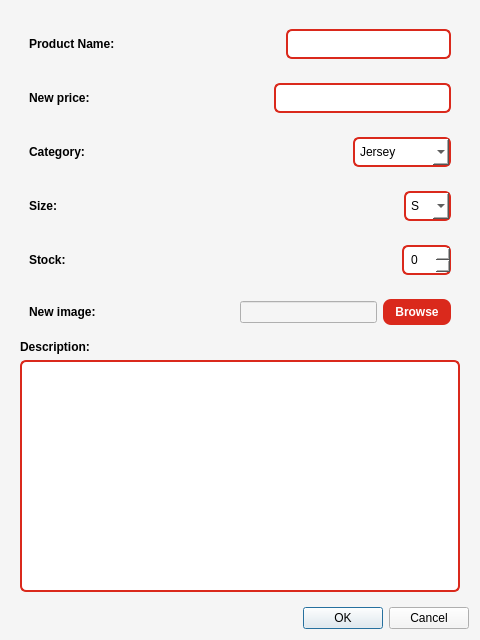
<?xml version="1.0" encoding="UTF-8"?>
<ui version="4.0">
 <class>Dialog</class>
 <widget class="QDialog" name="Dialog">
  <property name="geometry">
   <rect>
    <x>0</x>
    <y>0</y>
    <width>480</width>
    <height>640</height>
   </rect>
  </property>
  <property name="windowTitle">
   <string>Dialog</string>
  </property>
  <property name="styleSheet">
   <string notr="true">background-color: #F5F5F5;</string>
  </property>
  <layout class="QVBoxLayout" name="verticalLayout_2">
   <item>
    <widget class="QWidget" name="widget" native="true">
     <layout class="QVBoxLayout" name="verticalLayout">
      <item>
       <widget class="QWidget" name="widget_2" native="true">
        <layout class="QHBoxLayout" name="horizontalLayout">
         <item>
          <widget class="QLabel" name="label">
           <property name="styleSheet">
            <string notr="true">font: 75 15pt &quot;Bahnschrift Condensed&quot;;
font-weight: bold;</string>
           </property>
           <property name="text">
            <string>Product Name:</string>
           </property>
          </widget>
         </item>
         <item>
          <spacer name="horizontalSpacer">
           <property name="orientation">
            <enum>Qt::Horizontal</enum>
           </property>
           <property name="sizeHint" stdset="0">
            <size>
             <width>40</width>
             <height>20</height>
            </size>
           </property>
          </spacer>
         </item>
         <item>
          <widget class="QLineEdit" name="lineEdit_Title">
           <property name="styleSheet">
            <string notr="true">border: 2px solid #DA291C;
border-radius: 6px;
padding: 5px;
background: white;</string>
           </property>
           <property name="text">
            <string/>
           </property>
          </widget>
         </item>
        </layout>
       </widget>
      </item>
      <item>
       <widget class="QWidget" name="widget_4" native="true">
        <layout class="QHBoxLayout" name="horizontalLayout_3">
         <item>
          <widget class="QLabel" name="label_3">
           <property name="styleSheet">
            <string notr="true">font: 75 15pt &quot;Bahnschrift Condensed&quot;;
font-weight: bold;</string>
           </property>
           <property name="text">
            <string>New price:</string>
           </property>
          </widget>
         </item>
         <item>
          <spacer name="horizontalSpacer_3">
           <property name="orientation">
            <enum>Qt::Horizontal</enum>
           </property>
           <property name="sizeHint" stdset="0">
            <size>
             <width>40</width>
             <height>20</height>
            </size>
           </property>
          </spacer>
         </item>
         <item>
          <widget class="QLineEdit" name="lineEdit_Price">
           <property name="styleSheet">
            <string notr="true">border: 2px solid #DA291C;
border-radius: 6px;
padding: 5px;
background: white;</string>
           </property>
          </widget>
         </item>
        </layout>
       </widget>
      </item>
      <item>
       <widget class="QWidget" name="widget_5" native="true">
        <layout class="QHBoxLayout" name="horizontalLayout_4">
         <item>
          <widget class="QLabel" name="label_4">
           <property name="styleSheet">
            <string notr="true">font: 75 15pt &quot;Bahnschrift Condensed&quot;;
font-weight: bold;</string>
           </property>
           <property name="text">
            <string>Category:</string>
           </property>
          </widget>
         </item>
         <item>
          <spacer name="horizontalSpacer_4">
           <property name="orientation">
            <enum>Qt::Horizontal</enum>
           </property>
           <property name="sizeHint" stdset="0">
            <size>
             <width>40</width>
             <height>20</height>
            </size>
           </property>
          </spacer>
         </item>
         <item>
          <widget class="QComboBox" name="comboBox_Category">
           <property name="styleSheet">
            <string notr="true">border: 2px solid #DA291C;
border-radius: 6px;
padding: 5px;
background: white;</string>
           </property>
           <item>
            <property name="text">
             <string>Jersey</string>
            </property>
           </item>
           <item>
            <property name="text">
             <string>Shoes</string>
            </property>
           </item>
           <item>
            <property name="text">
             <string>Accessories</string>
            </property>
           </item>
          </widget>
         </item>
        </layout>
       </widget>
      </item>
      <item>
       <widget class="QWidget" name="widget_6" native="true">
        <layout class="QHBoxLayout" name="horizontalLayout_5">
         <item>
          <widget class="QLabel" name="label_5">
           <property name="styleSheet">
            <string notr="true">font: 75 15pt &quot;Bahnschrift Condensed&quot;;
font-weight: bold;</string>
           </property>
           <property name="text">
            <string>Size:</string>
           </property>
          </widget>
         </item>
         <item>
          <spacer name="horizontalSpacer_5">
           <property name="orientation">
            <enum>Qt::Horizontal</enum>
           </property>
           <property name="sizeHint" stdset="0">
            <size>
             <width>40</width>
             <height>20</height>
            </size>
           </property>
          </spacer>
         </item>
         <item>
          <widget class="QComboBox" name="comboBox_Size">
           <property name="styleSheet">
            <string notr="true">border: 2px solid #DA291C;
border-radius: 6px;
padding: 5px;
background: white;</string>
           </property>
           <item>
            <property name="text">
             <string>S</string>
            </property>
           </item>
           <item>
            <property name="text">
             <string>M</string>
            </property>
           </item>
           <item>
            <property name="text">
             <string>L</string>
            </property>
           </item>
           <item>
            <property name="text">
             <string>XL</string>
            </property>
           </item>
          </widget>
         </item>
        </layout>
       </widget>
      </item>
      <item>
       <widget class="QWidget" name="widget_7" native="true">
        <layout class="QHBoxLayout" name="horizontalLayout_6">
         <item>
          <widget class="QLabel" name="label_6">
           <property name="styleSheet">
            <string notr="true">font: 75 15pt &quot;Bahnschrift Condensed&quot;;
font-weight: bold;</string>
           </property>
           <property name="text">
            <string>Stock:</string>
           </property>
          </widget>
         </item>
         <item>
          <spacer name="horizontalSpacer_6">
           <property name="orientation">
            <enum>Qt::Horizontal</enum>
           </property>
           <property name="sizeHint" stdset="0">
            <size>
             <width>40</width>
             <height>20</height>
            </size>
           </property>
          </spacer>
         </item>
         <item>
          <widget class="QSpinBox" name="spinBox_stock">
           <property name="styleSheet">
            <string notr="true">border: 2px solid #DA291C;
border-radius: 6px;
padding: 5px;
background: white;</string>
           </property>
          </widget>
         </item>
        </layout>
       </widget>
      </item>
      <item>
       <widget class="QWidget" name="widget_3" native="true">
        <layout class="QHBoxLayout" name="horizontalLayout_2">
         <item>
          <widget class="QLabel" name="label_2">
           <property name="styleSheet">
            <string notr="true">font: 75 15pt &quot;Bahnschrift Condensed&quot;;
font-weight: bold;</string>
           </property>
           <property name="text">
            <string>New image:</string>
           </property>
          </widget>
         </item>
         <item>
          <spacer name="horizontalSpacer_2">
           <property name="orientation">
            <enum>Qt::Horizontal</enum>
           </property>
           <property name="sizeHint" stdset="0">
            <size>
             <width>40</width>
             <height>20</height>
            </size>
           </property>
          </spacer>
         </item>
         <item>
          <widget class="QLineEdit" name="lineEdit_link"/>
         </item>
         <item>
          <widget class="QPushButton" name="btn_image">
           <property name="styleSheet">
            <string notr="true">
font: 75 15pt &quot;Bahnschrift Condensed&quot;;
background-color: #DA291C;
color: white;
border-radius: 8px;
padding: 6px 12px;
font-weight: bold;</string>
           </property>
           <property name="text">
            <string>Browse</string>
           </property>
          </widget>
         </item>
        </layout>
       </widget>
      </item>
      <item>
       <widget class="QLabel" name="label_7">
        <property name="styleSheet">
         <string notr="true">font: 75 15pt &quot;Bahnschrift Condensed&quot;;
font-weight: bold;</string>
        </property>
        <property name="text">
         <string>Description:</string>
        </property>
       </widget>
      </item>
      <item>
       <widget class="QTextEdit" name="textEdit">
        <property name="styleSheet">
         <string notr="true">border: 2px solid #DA291C;
border-radius: 6px;
padding: 5px;
background: white;</string>
        </property>
       </widget>
      </item>
     </layout>
    </widget>
   </item>
   <item>
    <widget class="QDialogButtonBox" name="buttonBox">
     <property name="orientation">
      <enum>Qt::Horizontal</enum>
     </property>
     <property name="standardButtons">
      <set>QDialogButtonBox::Cancel|QDialogButtonBox::Ok</set>
     </property>
    </widget>
   </item>
  </layout>
 </widget>
 <resources/>
 <connections>
  <connection>
   <sender>buttonBox</sender>
   <signal>accepted()</signal>
   <receiver>Dialog</receiver>
   <slot>accept()</slot>
   <hints>
    <hint type="sourcelabel">
     <x>248</x>
     <y>254</y>
    </hint>
    <hint type="destinationlabel">
     <x>157</x>
     <y>274</y>
    </hint>
   </hints>
  </connection>
  <connection>
   <sender>buttonBox</sender>
   <signal>rejected()</signal>
   <receiver>Dialog</receiver>
   <slot>reject()</slot>
   <hints>
    <hint type="sourcelabel">
     <x>316</x>
     <y>260</y>
    </hint>
    <hint type="destinationlabel">
     <x>286</x>
     <y>274</y>
    </hint>
   </hints>
  </connection>
 </connections>
</ui>
